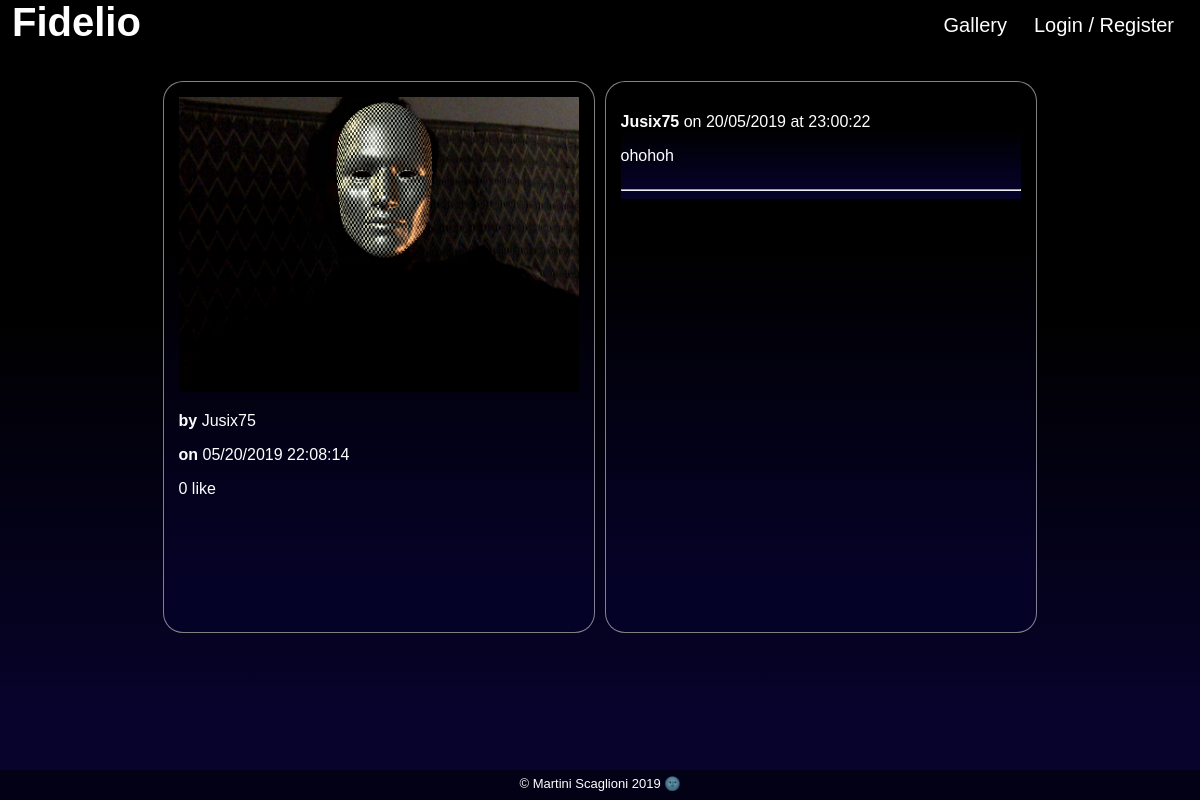
Page /index.php?view=picture&id=47 on the committed database.
### tables this page shows
CREATE TABLE `pictures` (
  `picture_id` int(11) NOT NULL,
  `user_id` int(100) NOT NULL,
  `content` text NOT NULL
);

CREATE TABLE `users` (
  `user_id` int(11) NOT NULL,
  `user_name` varchar(100) NOT NULL,
  `user_email` varchar(100) NOT NULL,
  `user_password` text NOT NULL,
  `hash` text NOT NULL,
  `account_valid` int(11) NOT NULL,
  `notifications` int(1) NOT NULL
);

CREATE TABLE `comments` (
  `id` int(11) NOT NULL,
  `picture_id` int(11) NOT NULL,
  `user_id` int(100) NOT NULL,
  `comment` text NOT NULL,
  `comment_date` datetime NOT NULL
);

### model/PictureManager.php (called while the page is built, shortened)
<?
class PictureManager extends Manager
{
    public function getPictures($picture_id)
    {
        $db = $this->dbConnect();
        if ($picture_id != '')
        {
            $pictures = $db->query("SELECT picture_id, user_id, content FROM pictures WHERE picture_id = '$picture_id'");
        }
        else
        {
            $pictures = $db->query('SELECT picture_id, user_id, content FROM pictures ORDER BY picture_id DESC');
        }
        return $pictures;
    }
}

### model/UserManager.php (called while the page is built, shortened)
<?
class UserManager extends Manager
{
    public function getUsers()
    {
        $db = $this->dbConnect();
        $req = $db->query("SELECT user_id, user_name, user_email, user_password, hash, account_valid, notifications FROM users ORDER BY user_id");
        return $req;
    }
}

### model/CommentManager.php (called while the page is built, shortened)
<?
class CommentManager extends Manager
{
    public function getComments()
    {
        $db = $this->dbConnect();
        $comments = $db->query('SELECT id, picture_id, user_id, comment, DATE_FORMAT(comment_date, \'%d/%m/%Y at %H:%i:%s\') AS comment_date_fr FROM comments ORDER BY id ASC');
        return $comments;
    }
}

### view/pictureView.php (the view, shortened to what this page needs)
        <div class="main_nav">
            <?php
                $user = $users->fetchAll();
                $comment = $comments->fetchAll();
                $like = $likes->fetchAll();
                $pictures = $gallery->fetchAll();
                $likes_nb = 0;
                for ($i = 0; $pictures[$i]; $i++)
                {
                    if ($pictures[$i]['picture_id'] == $picture_id)
                    {
                        $img = $pictures[$i]['content'];
                        $picture_was_taken_by = $pictures[$i]['user_id'];
                    }
                }
                for ($i = 0; $user[$i]; $i++)
                {
                    if ($picture_was_taken_by == $user[$i]['user_id'])
                    {
                        $picture_author = $user[$i]['user_name'];
                    }
                }
                for ($i = 0; $like[$i]; $i++)
                {
                    if ($like[$i]['picture_id'] == $picture_id)
                    {
                        $likes_nb++;
                    }
                    if ($like[$i]['picture_id'] == $picture_id && $like[$i]['user_id'] == $loggued_user_id)
                    {
                        $user_has_liked = 1;
                    }
                }
                $date = strstr($img, ':');
                $date = substr($date, 1);
                $date = strtok($date, '.');
            ?>
            <div class="picture_view">
                <?php
                    echo '<img class="single-picture" src="pictures/snaps/'.$img.'"/>';
                ?>
                <p><strong>by </strong><?= $picture_author ?></p>
                <p><strong>on </strong><?= date('m/d/Y H:i:s', $date) ?></p>
                <?php
                    if ($likes_nb < 2)
                    {
                        echo '<p id="likes"> '.$likes_nb.' like</p>';
                    } else {
                        echo '<p id="likes"> '.$likes_nb.' likes</p>';
                    }
                ?>
            </div>
            <div class="comment_view">
                <?php
                    for ($i = 0; $comment[$i]; $i++)
                    {
                        if ($comment[$i]['picture_id'] == $picture_id)
                        {
                            $j++;
                        }
                    }
                    if ($j > 0)
                    {
                        if ($_SESSION['loggued_on_user'])
                        {
                            $section = 'comments_section';
                        } else {
                            $section = 'comments_section_full';
                        }
                ?>
                <section class="<?= $section ?>">
                    <?php
                        for ($i = 0; $comment[$i]; $i++)
                        {
                            $i++;
                        }
                        while ($i-- > 0)
                        {
                            if ($comment[$i]['picture_id'] == $picture_id)
                            {
                    ?>
                        <div class='single_comment' style="overflow: hidden">
                            <p><strong><?= htmlspecialchars($picture_author) ?></strong> on <?= $comment[$i]['comment_date_fr'] ?>
                            <p><?= nl2br(htmlspecialchars($comment[$i]['comment'])) ?></p>
                        </div>
                        <hr>
                    <?php
                            }
                        }
                    ?>
                </section>
                <?php
                    }
                    else {
                        echo '  <div class="picture_special_p">
                                    <p> No comments yet </p>
                                </div>';
                    }
                ?>
            </div>
        </div>
<?php require('view/template.php'); ?>

### public/css/style.css (style rules this page uses)
html, body { height: 100%; width: 100%; margin: 0; padding: 0; color: white; background-color: #000000; background-image: linear-gradient(180deg, #000000 40%, #07032c 90%); }
p { font-family: "Avenir",Arial,sans-serif; }
.main_nav { display: block; margin-top: 30px; margin-left: auto; margin-right: auto; width: 875px; height: 77vh; }
.picture_view { border-radius: 20px; padding: 15px; border:1px solid rgba(255, 255, 255, 0.5); background: linear-gradient(180deg, #000000 30%, #050227 90%); float: left; display: inline; width: 400px; height: 520px; }
.comment_view { border-radius: 20px; padding: 15px; border:1px solid rgba(255, 255, 255, 0.5); background: linear-gradient(180deg, #000000 30%, #050227 90%); display: inline; float: left; height: 520px; width: 400px; margin-left: 10px; }
.single-picture { width: 400px; height: 295px; }
.comments_section_full { background: linear-gradient(180deg, #000000 30%, #050227 90%); background-color: rgb(255, 255, 255, 0.1); width: 400px; max-height: 520px; float: left; overflow: hidden; overflow-y: auto; }
.single_comment { width: 100%; }

### rows in the picture
pictures: content (picture), content "05/20/2019 22:08:14"
users: user_name "Jusix75"
comments: user.user_name "Jusix75", comment_date_fr "20/05/2019 at 23:00:22", comment "ohohoh"

### other values in the picture
$likes_nb "0"
